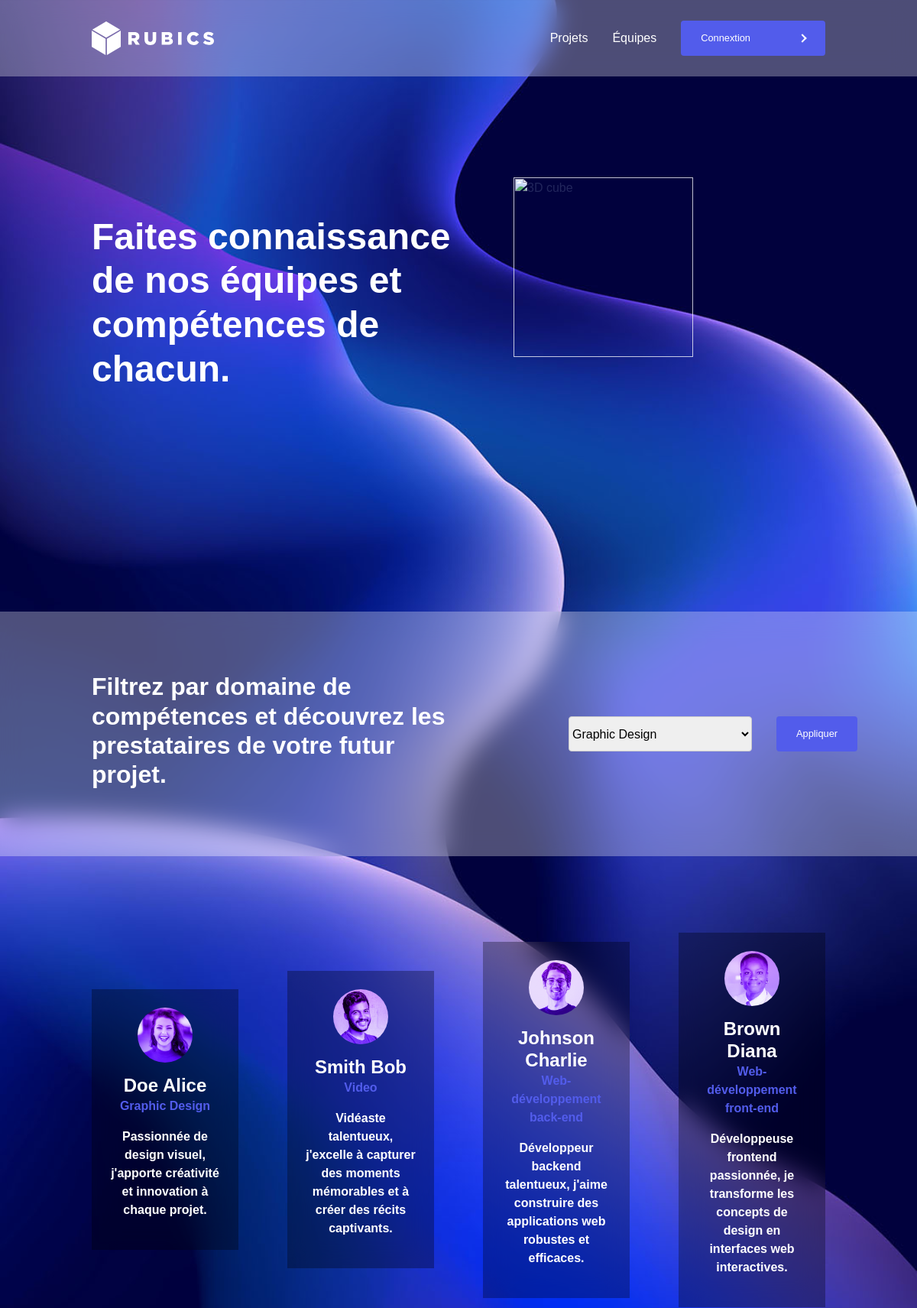
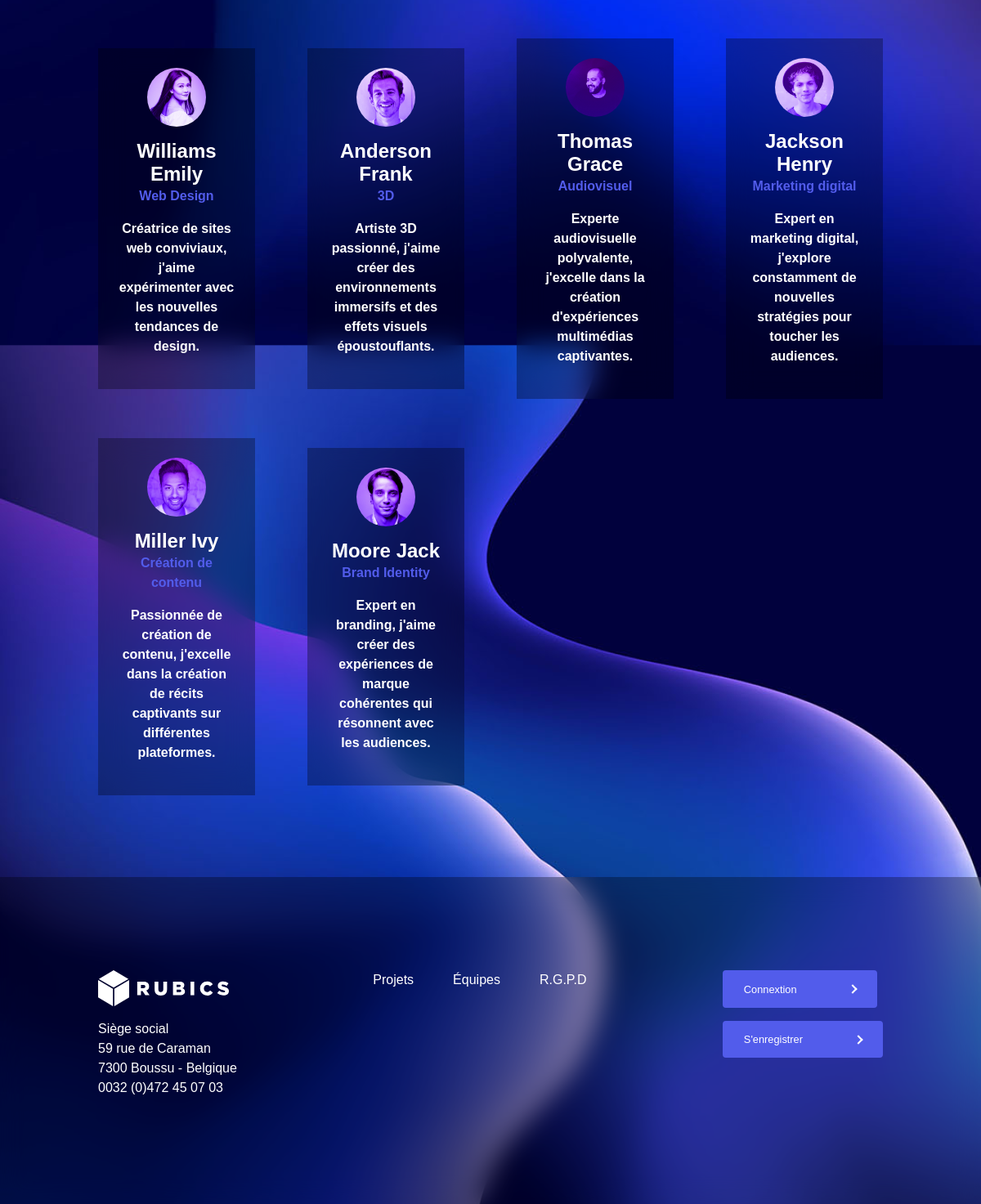
Page /view/view-teams.php on the committed database (2 pictures, top to bottom).
### tables this page shows
CREATE TABLE `employee` (
  `id` int(11) NOT NULL,
  `avatar` varchar(100) NOT NULL,
  `first_name` varchar(50) NOT NULL,
  `last_name` varchar(50) NOT NULL,
  `birthdate` date NOT NULL,
  `biography` text NOT NULL,
  `created_at` timestamp NOT NULL DEFAULT CURRENT_TIMESTAMP ON UPDATE CURRENT_TIMESTAMP,
  `actif` tinyint(4) NOT NULL,
  `team_id` int(11) NOT NULL,
  `role_id` int(11) NOT NULL
);

CREATE TABLE `team` (
  `id` int(11) NOT NULL,
  `name` varchar(50) NOT NULL,
  `actif` tinyint(4) NOT NULL
);

### model/teamModel.php (called while the page is built, shortened)
<?php
include($_SERVER['DOCUMENT_ROOT'] . "/Rubics/model/dbconnect.php");
function activeTeams()
{
    global $bdd;
    $query = "SELECT * FROM team WHERE actif = 1";
    $stmt = $bdd->prepare($query);
    $stmt->execute();
    $teams = $stmt->fetchAll(PDO::FETCH_ASSOC);
    return $teams;
}

### model/employeeModel.php (called while the page is built, shortened)
<?php
include($_SERVER['DOCUMENT_ROOT'] . "/Rubics/model/dbconnect.php");
function getActiveEmployees($idTeam = null)
{
    global $bdd;
    if ($idTeam === null) {
        $query = "SELECT employee.*, team.name AS team_name FROM employee LEFT JOIN team ON employee.team_id = team.id WHERE employee.actif = 1";
        $stmt = $bdd->prepare($query);
    } else {
        $query = "SELECT employee.*, team.name AS team_name FROM employee LEFT JOIN team ON employee.team_id = team.id WHERE employee.actif = 1 AND employee.team_id = :team_id";
        $stmt = $bdd->prepare($query);
        $stmt->bindParam(':team_id', $idTeam, PDO::PARAM_INT);
    }
    $stmt->execute();
    $employees = $stmt->fetchAll(PDO::FETCH_ASSOC);
    return $employees;
}

### view/view-teams.php (the view, shortened to what this page needs)
<?php
include($_SERVER['DOCUMENT_ROOT'] . "/Rubics/view/component/header.php");
include($_SERVER['DOCUMENT_ROOT'] . "/Rubics/model/teamModel.php");
include($_SERVER['DOCUMENT_ROOT'] . "/Rubics/model/employeeModel.php");
if (isset($_GET['id'])) {
    $id = intval($_GET['id']);
} else $id = null;
$employees = getActiveEmployees($id);
$teams = activeTeams();
?>
<div class="container-items">
    <div class="container-content section-one">
        <div class="intro">
            <div class="clr-white">
                <h1>Faites connaissance de nos équipes et compétences de chacun.</h1>
            </div>
        </div>
        <div class="cube">
            <img src="../public/giphy.gif" alt="3D cube">
        </div>
    </div>
    <div class="banner">
        <div class="left clr-white">
            <h2>Filtrez par domaine de<br> compétences et découvrez les<br> prestataires de votre futur projet.</h2>
        </div>
        <div class="right">
            <div class="right">
                <form action="<?php $_SERVER['DOCUMENT_ROOT'] ?>/Rubics/controller/employeeController.php" method="POST">
                    <div class="field-container">
                        <select name="teamId" id="teamId">
                            <?php foreach ($teams as $team) : ?>
                                <option value="<?php echo $team['id']; ?>" <?php if (isset($id) && $id == $team['id'])
                                                                                echo 'selected'; ?>>
                                    <?php echo $team['name']; ?>
                                </option>
                            <?php endforeach; ?>
                        </select>
                        <input class="btn" type="submit" name="submit" value="Appliquer" />
                    </div>
                </form>
            </div>
        </div>
    </div>
    <div class="container-content">
        <div class="cards">
            <?php
            if (isset($employees)) {
                foreach ($employees as $employee) {
                    echo "<div class='card-item'>";
                    echo "<img src=" . $employee['avatar'] . " " . "alt='designer icon'>";
                    echo "<h3>" . $employee['last_name'] . " " . $employee['first_name'] . "</h3>";
                    echo "<p class='ft-weight-bold clr-third'>" . $employee['team_name'] . "</p>";
                    echo "<p class='ft-weight-bold clr-white'>" . $employee['biography'] . "</p>";
                    echo "</div>";
                }
            }
            ?>
        </div>
    </div>
    <?php
    include($_SERVER['DOCUMENT_ROOT'] . "/Rubics/view/component/footer.php");
    ?>

### view/component/header.php (shortened to what this page needs)
<html lang="fr">
<head>
    <link rel="stylesheet" type="text/css" href="<?php $_SERVER['DOCUMENT_ROOT']; ?>/Rubics/asset/css/bootstrap.css">
    <link rel="stylesheet" type="text/css" href="<?php $_SERVER['DOCUMENT_ROOT']; ?>/Rubics/asset/css/style.css">
</head>
<body>
    <header>
        <div class="logo">
            <a href="<?php $_SERVER['DOCUMENT_ROOT']; ?>/Rubics/view/view-home.php">
                <img class="logo" src="../public/logo_rubics.svg" alt="Logo" />
            </a>
        </div>
        <nav>
            <ul>
                <li><a href="<?php $_SERVER['DOCUMENT_ROOT']; ?>/Rubics/view/view-projects.php">Projets</a></li>
                <li><a href="<?php $_SERVER['DOCUMENT_ROOT']; ?>/Rubics/view/view-teams.php">Équipes</a></li>
                <?php session_start();
                if (isset($_SESSION['client'])) { ?>
                    <li>
                        <form action="<?php $_SERVER['DOCUMENT_ROOT'] ?>/Rubics/controller/userController.php" method="POST">
                            <input class="btn" type="submit" value="Déconnexion" name="submit">
                        </form>
                    </li>
                <?php } else { ?>
                    <li>
                        <div class="cta">
                            <a class="btn" href="<?php $_SERVER['DOCUMENT_ROOT']; ?>/Rubics/view/view-login.php">Connextion<span class="arrow right"></span></a>
                        </div>
                    </li> <?php } ?>
            </ul>
        </nav>
    </header>

### view/component/footer.php (shortened to what this page needs)
<footer>
    <div class="content-footer">
        <div>
            <div class="logo">
                <img class="logo" src="../public/logo_rubics.svg" alt="Logo" />
            </div>
            <div class="clr-white">
                <p>
                    Siège social<br>
                    59 rue de Caraman<br>
                    7300 Boussu - Belgique<br>
                    0032 (0)472 45 07 03
                </p>
            </div>
        </div>
        <div class="link">
            <a href="<?php $_SERVER['DOCUMENT_ROOT']; ?>/Rubics/view/view-projects.php">Projets</a>
            <a href="<?php $_SERVER['DOCUMENT_ROOT']; ?>/Rubics/view/view-teams.php">Équipes</a>
            <a href="#">R.G.P.D</a>
        </div>
        <div>
            <?php
            if (isset($_SESSION['client'])) { ?>
                <form action="<?php $_SERVER['DOCUMENT_ROOT'] ?>/Rubics/controller/userController.php" method="POST">
                    <input class="btn" type="submit" value="Déconnexion" name="submit">
                </form>
            <?php } elseif (isset($_SESSION['employee']) || isset($_SESSION['admin'])) { ?>
                <form action="<?php $_SERVER['DOCUMENT_ROOT'] ?>/Rubics/controller/employeeController.php" method="POST">
                    <input class="btn" type="submit" value="Déconnexion" name="submit">
                </form>
            <?php } else { ?>
                <div class="cta">
                    <a class="btn" href="<?php $_SERVER['DOCUMENT_ROOT']; ?>/Rubics/view/view-login.php">Connextion<span class="arrow right"></span></a>
                </div>
                <div class="cta">
                    <a class="btn" href="<?php $_SERVER['DOCUMENT_ROOT']; ?>/Rubics/view/view-user-registration.php">S'enregistrer<span class="arrow right"></span></a>
                </div>
            <?php } ?>
        </div>
    </div>
</footer>
</body>

### asset/css/style.css (style rules this page uses)
:root { --clr-white: #FFFFFF; --clr-primary-first: #070F2B; --clr-primary-second: #11009E; --clr-primary-third: #525CEB; --clr-primary-four: #BFCFE7; --ft-h1: 3rem; --ft-h2: 2rem; --ft-h3: 1.5rem; --ft-h4: 1.2rem; --ft-h5: 0.8rem; --ft-h6: 0.7rem; --ft-body: 1rem; --fw-thin: 200; --fw-light: 300; --fw-medium: 600; --fw-bold: 700; --mrg-top-1: 1rem; --mrg-top-2: 2rem; }
* { box-sizing: border-box; margin: 0; padding: 0; }
html, body { min-height: 100vh; width: 100vw; font-family: Poppins, Helvetica, sans-serif; }
body { font-family: 'Arial', sans-serif; background-image: url(../../public/background.jpg); background-size: cover; margin: 0; padding: 0; }
header { display: flex; position: fixed; width: 100%; z-index: 100; top: 0; align-items: center; justify-content: space-between; height: 100px; padding-inline: 10%; background-color: rgba(255, 255, 255, 0.3); backdrop-filter: blur(1rem); clip-path: inset(0); }
header nav ul { display: flex; justify-content: space-around; align-items: center; list-style: none; padding-left: 0; margin: 0; gap: 2rem; }
header nav a { color: var(--clr-white); text-decoration: none; }
footer { display: flex; align-items: center; height: 50%; padding-inline: 10%; background-color: rgba(0, 0, 0, 0.3); backdrop-filter: blur(1rem); clip-path: inset(0); }
.content-footer { display: flex; justify-content: space-between; align-items: space-around; width: 100%; }
.content-footer .logo { margin-bottom: 0.5rem; }
.content-footer .cta { width: 100%; margin-bottom: 1rem; }
.link { display: flex; flex-wrap: wrap; gap: 3rem; }
.logo { width: 10rem; }
h1, h2, h3, h4, h5, h6 { font-weight: var(--fw-bold); color: var(--clr-white); }
h1 { font-size: var(--ft-h1); }
h2 { font-size: var(--ft-h2); }
h3 { font-size: var(--ft-h3); margin-bottom: 0.5rem; }
p { font-size: var(--ft-body); font-weight: var(--fw-thin); }
select { max-width: 100%; border: 1px solid #ccc; display: inline-block; border-radius: 0.25rem; margin-left: 3rem; }
.clr-white { color: var(--clr-white); }
.clr-third { color: var(--clr-primary-third); }
.ft-weight-bold { font-weight: var(--fw-bold); }
a { text-decoration: none; color: var(--clr-white); cursor: pointer; }
.cta { display: flex; align-items: center; justify-content: space-between; }
.btn { display: flex; align-items: center; color: var(--clr-white); background-color: var(--clr-primary-third); border: 2px solid var(--clr-primary-third); text-decoration: none; padding: 0.7rem 1.5rem; font-size: var(--ft-h5); transition: all .3s ease; }
.btn>.arrow { width: 8px; height: 8px; border-right: 2px solid var(--clr-white); border-bottom: 2px solid var(--clr-white); position: relative; transform: rotate(-45deg); margin-left: 4rem; transition: all .3s ease; }
.container-content { min-height: calc(100vh - 100px); padding: 100px 10%; display: flex; align-items: center; justify-content: center; width: 100%; }
.field-container { display: flex; gap: 2rem; }
.banner { height: 40%; display: flex; justify-content: space-between; align-items: center; padding-inline: 10%; background-color: rgba(255, 255, 255, 0.3); backdrop-filter: blur(1rem); clip-path: inset(0); }
.banner .left { width: 50%; }
.banner .right { width: 40%; }
.banner .right { display: flex; justify-content: space-between; }
.cards { display: flex; flex-wrap: wrap; justify-content: space-between; align-items: center; gap: 3rem; }
.cards .card-item { max-width: 20%; }
.card-item { aspect-ratio: 2/3; }
.card-item h3 { margin-bottom: 0rem; }
.section-one, .section-two, .section-three { display: flex; justify-content: center; align-items: center; height: 100%; }
.cube { mix-blend-mode: screen; }
.cube img { width: 70%; aspect-ratio: 1/1; }
.intro, .cube { display: flex; justify-content: center; width: 50%; }
.card-item { width: 40%; padding: 1.5rem; text-align: center; background-color: rgba(0, 0, 0, 0.3); backdrop-filter: blur(1rem); clip-path: inset(0); }
.card-item img { margin-bottom: 1rem; border-radius: 50%; width: 50%; }

### rows in the picture
employee: avatar (picture), last_name "Doe", first_name "Alice", team.name "Graphic Design", biography "Passionnée de design visuel, j'apporte créativité et innovation à chaque projet."
employee: avatar (picture), last_name "Smith", first_name "Bob", team.name "Video", biography "Vidéaste talentueux, j'excelle à capturer des moments mémorables et à créer des récits captivants."
employee: avatar (picture), last_name "Johnson", first_name "Charlie", team.name "Web-développement back-end", biography "Développeur backend talentueux, j'aime construire des applications web robustes et efficaces."
employee: avatar (picture), last_name "Brown", first_name "Diana", team.name "Web-développement front-end", biography "Développeuse frontend passionnée, je transforme les concepts de design en interfaces web interactives."
employee: avatar (picture), last_name "Williams", first_name "Emily", team.name "Web Design", biography "Créatrice de sites web conviviaux, j'aime expérimenter avec les nouvelles tendances de design."
employee: avatar (picture), last_name "Anderson", first_name "Frank", team.name "3D", biography "Artiste 3D passionné, j'aime créer des environnements immersifs et des effets visuels époustouflants."
employee: avatar (picture), last_name "Thomas", first_name "Grace", team.name "Audiovisuel", biography "Experte audiovisuelle polyvalente, j'excelle dans la création d'expériences multimédias captivantes."
employee: avatar (picture), last_name "Jackson", first_name "Henry", team.name "Marketing digital", biography "Expert en marketing digital, j'explore constamment de nouvelles stratégies pour toucher les audiences."
employee: avatar (picture), last_name "Miller", first_name "Ivy", team.name "Création de contenu", biography "Passionnée de création de contenu, j'excelle dans la création de récits captivants sur différentes plateformes."
employee: avatar (picture), last_name "Moore", first_name "Jack", team.name "Brand Identity", biography "Expert en branding, j'aime créer des expériences de marque cohérentes qui résonnent avec les audiences."

### other values in the picture
form field teamId "Graphic Design"
